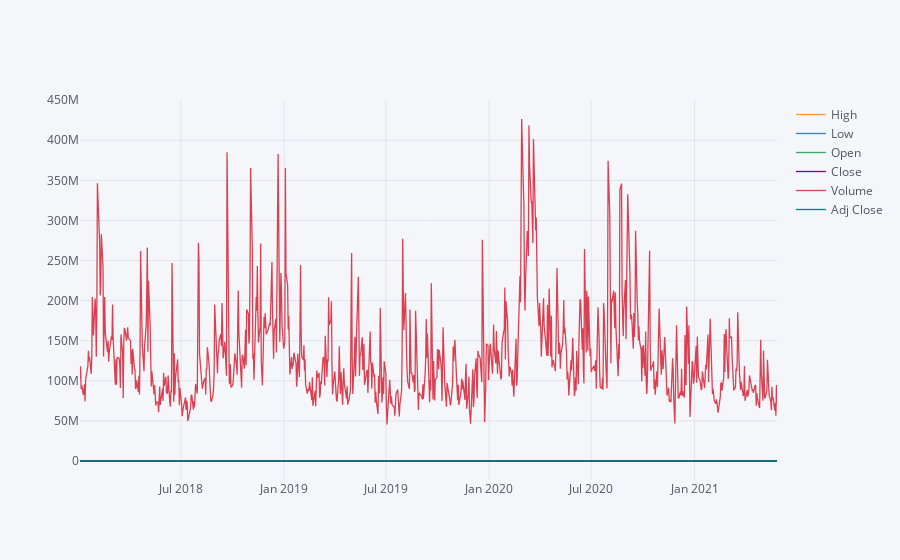

Notebook code cell kept with this figure:
### Code cell
df.iplot()

### Figure 1 — Plotly figure (JSON) as saved in the notebook; plotly's stock layout.template omitted (floating-point values rounded to 4 significant figures; data arrays with more than 128 entries replaced by an {"elided": "..."} marker saying what was removed)
{"data": [{"line": {"color": "rgba(255, 153, 51, 1.0)", "dash": "solid", "shape": "linear", "width": 1.3}, "mode": "lines", "name": "High", "text": "", "type": "scatter", "x": {"elided": "858 str values"}, "y": {"elided": "858 float values"}}, {"line": {"color": "rgba(55, 128, 191, 1.0)", "dash": "solid", "shape": "linear", "width": 1.3}, "mode": "lines", "name": "Low", "text": "", "type": "scatter", "x": {"elided": "858 str values"}, "y": {"elided": "858 float values"}}, {"line": {"color": "rgba(50, 171, 96, 1.0)", "dash": "solid", "shape": "linear", "width": 1.3}, "mode": "lines", "name": "Open", "text": "", "type": "scatter", "x": {"elided": "858 str values"}, "y": {"elided": "858 float values"}}, {"line": {"color": "rgba(128, 0, 128, 1.0)", "dash": "solid", "shape": "linear", "width": 1.3}, "mode": "lines", "name": "Close", "text": "", "type": "scatter", "x": {"elided": "858 str values"}, "y": {"elided": "858 float values"}}, {"line": {"color": "rgba(219, 64, 82, 1.0)", "dash": "solid", "shape": "linear", "width": 1.3}, "mode": "lines", "name": "Volume", "text": "", "type": "scatter", "x": {"elided": "858 str values"}, "y": {"elided": "858 int values"}}, {"line": {"color": "rgba(0, 128, 128, 1.0)", "dash": "solid", "shape": "linear", "width": 1.3}, "mode": "lines", "name": "Adj Close", "text": "", "type": "scatter", "x": {"elided": "858 str values"}, "y": {"elided": "858 float values"}}], "layout": {"legend": {"bgcolor": "#F5F6F9", "font": {"color": "#4D5663"}}, "paper_bgcolor": "#F5F6F9", "plot_bgcolor": "#F5F6F9", "title": {"font": {"color": "#4D5663"}}, "xaxis": {"gridcolor": "#E1E5ED", "showgrid": true, "tickfont": {"color": "#4D5663"}, "title": {"font": {"color": "#4D5663"}, "text": ""}, "zerolinecolor": "#E1E5ED"}, "yaxis": {"gridcolor": "#E1E5ED", "showgrid": true, "tickfont": {"color": "#4D5663"}, "title": {"font": {"color": "#4D5663"}, "text": ""}, "zerolinecolor": "#E1E5ED"}}}
